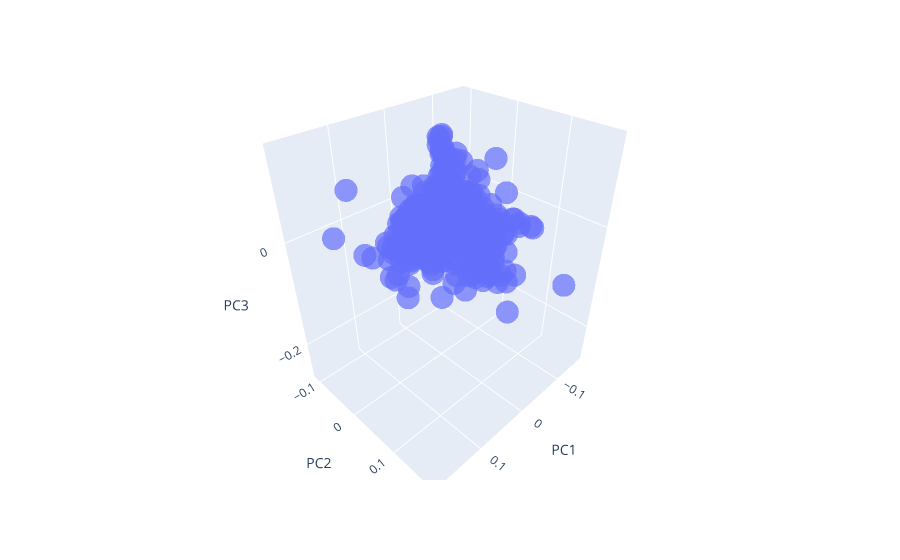

This figure's notebook cell:
### Code cell
import plotly.express as px

fig = px.scatter_3d(wf_PCAs, x='PC1', y='PC2', z='PC3', size_max = 5, opacity=0.7)
fig.show()

### Figure 1 — Plotly figure (JSON) as saved in the notebook; plotly's stock layout.template omitted (floating-point values rounded to 4 significant figures; data arrays with more than 128 entries replaced by an {"elided": "..."} marker saying what was removed)
{"data": [{"hovertemplate": "PC1=%{x}<br>PC2=%{y}<br>PC3=%{z}<extra></extra>", "legendgroup": "", "marker": {"color": "#636efa", "opacity": 0.7, "symbol": "circle"}, "mode": "markers", "name": "", "scene": "scene", "showlegend": false, "type": "scatter3d", "x": {"elided": "651 float values"}, "y": {"elided": "651 float values"}, "z": {"elided": "651 float values"}}], "layout": {"legend": {"tracegroupgap": 0}, "margin": {"t": 60}, "scene": {"domain": {"x": [0, 1], "y": [0, 1]}, "xaxis": {"title": {"text": "PC1"}}, "yaxis": {"title": {"text": "PC2"}}, "zaxis": {"title": {"text": "PC3"}}}}}
